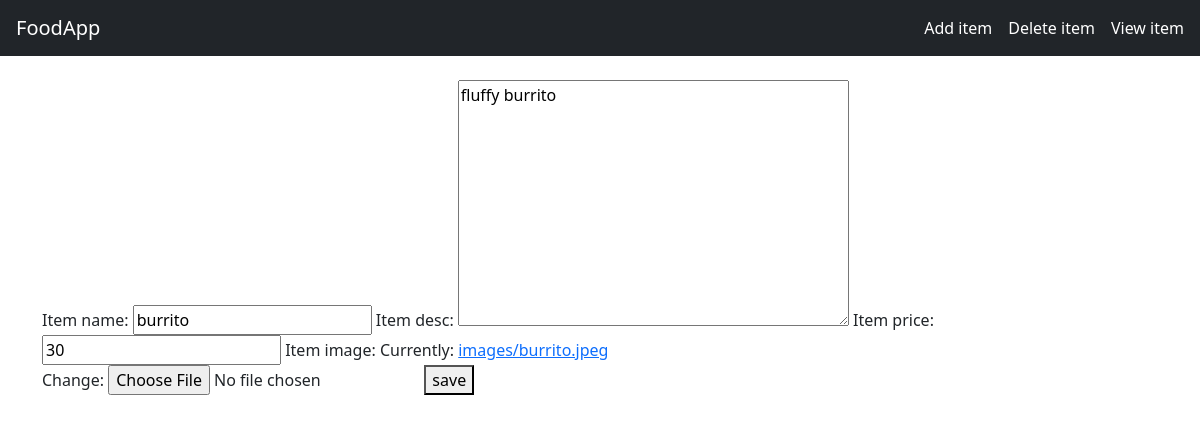
The app's page /food/update/3/ with its own data.
### food/models.py (models this page shows, shortened)
class Item(models.Model):
    item_name = models.CharField(max_length=200)
    item_desc = models.TextField()
    item_price = models.IntegerField()
    item_image = models.ImageField(upload_to='images/', default='images/pl.png')

### food/views.py (the view)
# urls.py: path('update/<int:id>/',views.update_item,name='update_item'),
def update_item(request,id):
    item = Item.objects.get(id=id)
    forms = ItemForm(request.POST or None, instance=item)
    if forms.is_valid():
        forms.save()
        return redirect('food:index')
    return render(request,'food/item-form.html',{'forms':forms})

### food/forms.py
class ItemForm(forms.ModelForm):
    class Meta:
        model = Item
        fields = ['item_name', 'item_desc', 'item_price', 'item_image']

### food/templates/food/item-form.html (shortened to what this page needs)
{% extends "food/base.html" %}
{% load static %}
    {% block body %}
<form method="POST">
    {{forms}}
    <button type="submit">save</button>
</form>
{% endblock %}

### food/static/food/style.css (style rules this page uses)
body { background-color: rgb(100, 100, 122); }

### records on screen
Item: item_name "burrito", item_desc "fluffy burrito", item_price "30"
